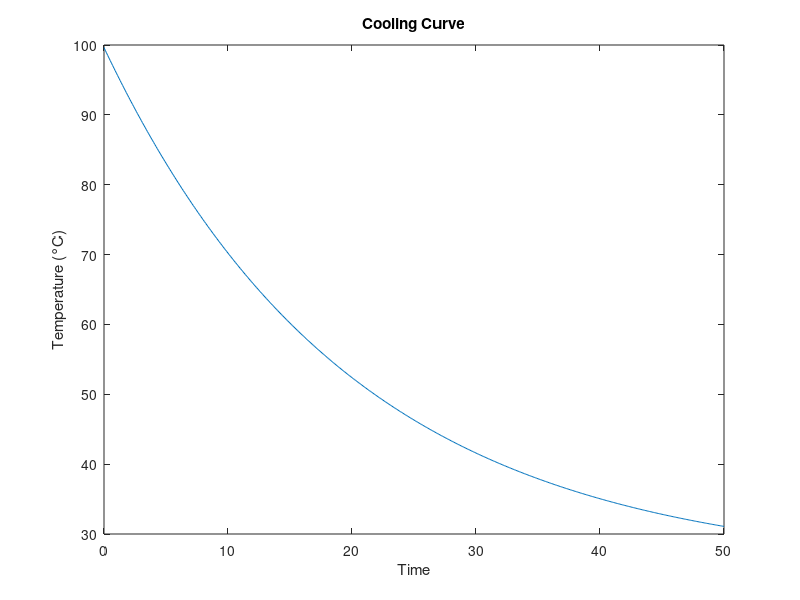

Here is the MATLAB script that generated this plot:
% Written by Ben Champagne 3/31/2026

%% Project 4: Drug Concentration in the Body (Cooling Model - Newton's Law)

clc; % clears command window
clear; % removes all variables from workspace

%% Parameters
dt = 0.1; % sets time step for simulation
t_end = 50; % defines total simulation time
t = 0:dt:t_end; % creates time vector from 0 to t_end with step dt

T_env = 25; % sets ambient temperature
T = 100; % initializes object temperature
k = 0.05; % sets cooling constant

%% Initialize variables
T_hist = []; % initializes array to store temperature history

%% Simulation loop
for i = 1:length(t) % loops through each time step
    dT = -k*(T - T_env); % computes rate of temperature change based on difference from environment
    T = T + dT*dt; % updates temperature using Euler integration
    T_hist(end+1) = T; % appends updated temperature to history array
end % ends simulation loop

%% Plot
plot(t, T_hist); % plots temperature over time
xlabel('Time'); % labels x-axis as time
ylabel('Temperature (°C)'); % labels y-axis as temperature in Celsius
title('Cooling Curve'); % sets plot title
